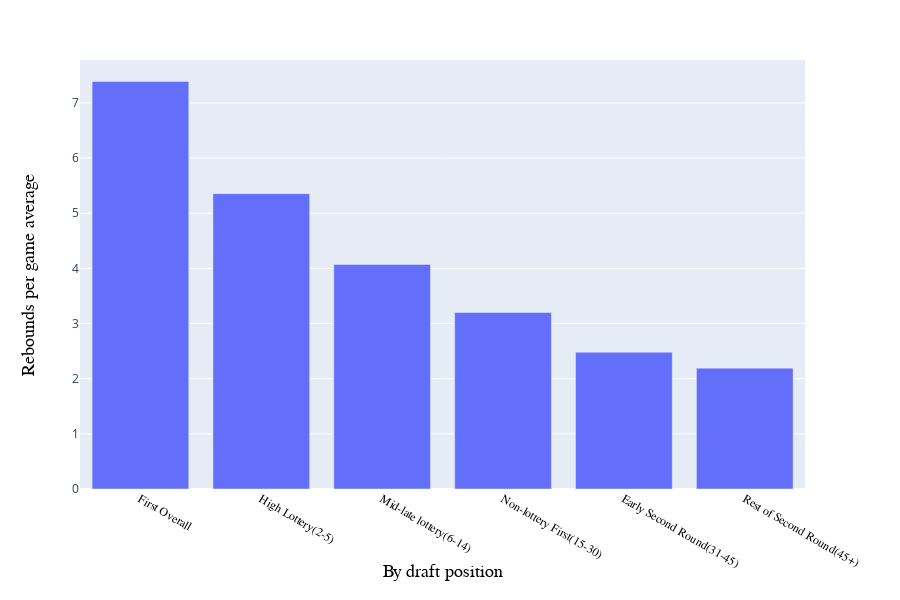

Write notebook code for a chart like this one.
### Code cell
avg_rbs = [bucket1_df["trb_pg"].mean(), bucket2_df["trb_pg"].mean(), bucket3_df["trb_pg"].mean(),
              bucket4_df["trb_pg"].mean(), bucket5_df["trb_pg"].mean(), bucket6_df["trb_pg"].mean()]

temp = pd.DataFrame(list(zip(bucket_names, avg_rbs)), 
               columns =['Draft \'Bucket\'', 'Rebounds per game average']) 

fig2 = px.bar(temp, x='Draft \'Bucket\'', y='Rebounds per game average', labels = {"Draft \'Bucket\'": "By draft position"})
fig2.update_xaxes(title_font={"size":18, "family": "Georgia", "color":"black"},
                tickfont = {"size":12, "family": "Georgia", "color":"black"})
fig2.update_yaxes(title_font={"size":18, "family": "Georgia", "color":"black"})
fig2.show()

### Figure 1 — Plotly figure (JSON) as saved in the notebook; plotly's stock layout.template omitted (floating-point values rounded to 4 significant figures)
{"data": [{"alignmentgroup": "True", "hoverlabel": {"namelength": 0}, "hovertemplate": "By draft position=%{x}<br>Rebounds per game average=%{y}", "legendgroup": "", "marker": {"color": "#636efa"}, "name": "", "offsetgroup": "", "orientation": "v", "showlegend": false, "textposition": "auto", "type": "bar", "x": ["First Overall", "High Lottery(2-5)", "Mid-late lottery(6-14)", "Non-lottery First(15-30)", "Early Second Round(31-45)", "Rest of Second Round(45+)"], "xaxis": "x", "y": [7.388, 5.354, 4.072, 3.198, 2.479, 2.191], "yaxis": "y"}], "layout": {"barmode": "relative", "height": 600, "legend": {"tracegroupgap": 0}, "margin": {"t": 60}, "xaxis": {"anchor": "y", "domain": [0, 0.98], "tickfont": {"color": "black", "family": "Georgia", "size": 12}, "title": {"font": {"color": "black", "family": "Georgia", "size": 18}, "text": "By draft position"}}, "yaxis": {"anchor": "x", "domain": [0, 1], "title": {"font": {"color": "black", "family": "Georgia", "size": 18}, "text": "Rebounds per game average"}}}}
